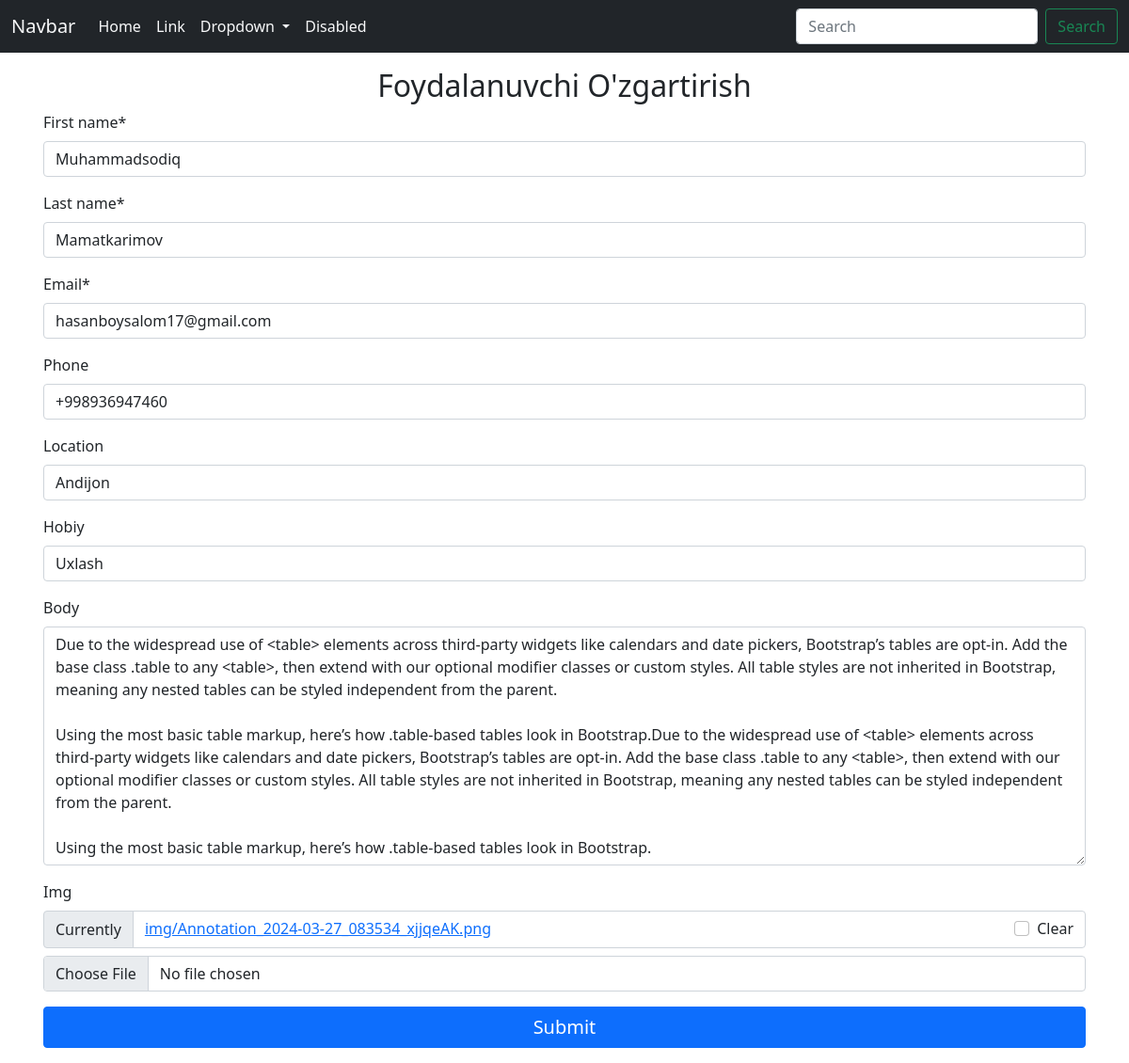
The page /update/8/ on the database its author committed.
### api/models.py (models this page shows, shortened)
class CrudModel(models.Model):
    first_name=models.CharField(max_length=100)
    last_name=models.CharField(max_length=100)
    email=models.CharField(max_length=100)
    phone=models.CharField(max_length=13,null=True,blank=True)
    location=models.CharField(max_length=100,null=True,blank=True)
    hobiy=models.CharField(max_length=100,null=True,blank=True)
    body=models.TextField(null=True,blank=True)
    img=models.ImageField(upload_to='img',null=True,blank=True)

### api/views.py (the view, shortened to what this page needs)
# urls.py: path('update/<int:pk>/',UpdatePlace.as_view(),name='update'),
class UpdatePlace(View):
    def get(self, request, pk):
        place_instance = get_object_or_404(CrudModel, id=pk)
        form = CrudForm(instance=place_instance)
        return render(request, 'forms/update.html', context={'forms': form})

### api/forms.py
class CrudForm(forms.ModelForm):
    class Meta:
        model=CrudModel
        fields='__all__'

### templates/forms/update.html (shortened to what this page needs)
{% extends "base.html" %}
{% load crispy_forms_tags %}
{% block content %}
        <div class="container p-3">
            <h2 class='text-center'>Foydalanuvchi O'zgartirish</h2>
            <form action="" method="post">
                {{forms|crispy}}
                <button class="btn btn-primary w-100 fs-5">Submit</button>
            </form>
        </div>
{% endblock  %}

### rows shown on the page
CrudModel: first_name "Muhammadsodiq", last_name "Mamatkarimov", email "hasanboysalom17@gmail.com", phone "+998936947460", location "Andijon", hobiy "Uxlash", body "Due to the widespread use of <table> elements across third-party widgets like calendars and date pickers, Bootstrap’s tables are opt-in. Add the base class .table to any <table>, then extend with our optional modifier classes or custom styles. All table styles are not inherited in Bootstrap, meaning any nested tables can be styled independent from the parent. Using the most basic table markup, here’s how .table-based tables look in Bootstrap.Due to the widespread use of <table> elements across third-party widgets like calendars and date pickers, Bootstrap’s tables are opt-in. Add the base class .table to any <table>, then extend with our optional modifier classes or custom styles. All table…"
